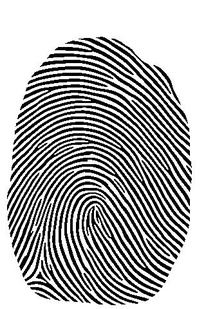
%> input picture src/Lab005/finger.jpg, 206 x 309 px, shrunk from 320 x 480 before the run
$ octave zadanie3.m   (GNU Octave 9; MATLAB toolbox functions it lacks are replaced by stand-ins)
%> lines starting %> are read from the running program, lines starting %| are printed output that depends on the picture
% Zadanie 3: Filtracja częstotliwościowa odcisku palca
close all; clear; clc;

% Krok 1: Wczytanie obrazu
I = imread('finger.jpg'); % Upewnij się, że plik istnieje w katalogu roboczym
%> I is the input picture: size 309x206 uint8; min 0, max 255, mean 171.7
if size(I,3) == 3
    I = rgb2gray(I);
end
I = im2double(I);
%> I: size 309x206 double

% Wyświetlenie oryginalnego obrazu
figure; imshow(I);
title('Oryginalny obraz daktyloskopijny');
exportgraphics(gcf, 'fingerprint_original.png', 'Resolution', 300);

% Krok 2: Obliczenie FFT 2D i przesunięcie środka
F = fft2(I);
F_shifted = fftshift(F);
magnitude = log(1 + abs(F_shifted));
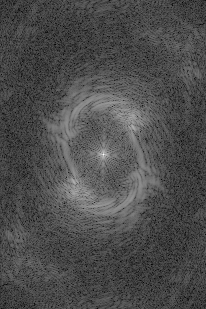
%> magnitude: size 309x206 double; min 0.118, max 10.67, mean 3.31; drawn with min black and max white

% Widmo częstotliwości
figure; imshow(magnitude, []);
title('Widmo częstotliwości (log)');
exportgraphics(gcf, 'fingerprint_fft_spectrum.png', 'Resolution', 300);

% Krok 3: Maska filtru środkowoprzepustowego
[rows, cols] = size(I);
%> rows = 309; cols = 206
[u, v] = meshgrid(-floor(cols/2):floor((cols-1)/2), -floor(rows/2):floor((rows-1)/2));
D = sqrt(u.^2 + v.^2);
D_low = 10;
D_high = 60;
H = double(D > D_low & D < D_high);

% Wyświetlenie maski
figure; imshow(H, []);
title('Maska filtru środkowoprzepustowego');
exportgraphics(gcf, 'fingerprint_filter_mask.png', 'Resolution', 300);

% Krok 4: Zastosowanie filtru w dziedzinie częstotliwości
F_filtered = F_shifted .* H;

% Krok 5: Odwrotna FFT - uzyskanie obrazu przefiltrowanego
I_filtered = real(ifft2(ifftshift(F_filtered)));
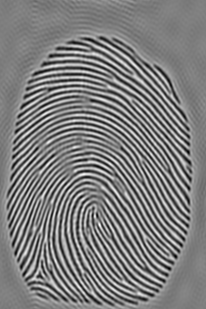
%> I_filtered: size 309x206 double; min -0.907, max 0.924, mean -2.23e-19; drawn with min black and max white
I_filtered = mat2gray(I_filtered);

% Krok 6: Porównanie wyników
figure;
subplot(1,2,1); imshow(I); title('Oryginalny');
subplot(1,2,2); imshow(I_filtered); title('Po filtracji Fouriera');
exportgraphics(gcf, 'fingerprint_comparison.png', 'Resolution', 300);

$ run again, with src/Lab005/coeff.png saved as src/Lab005/finger.jpg
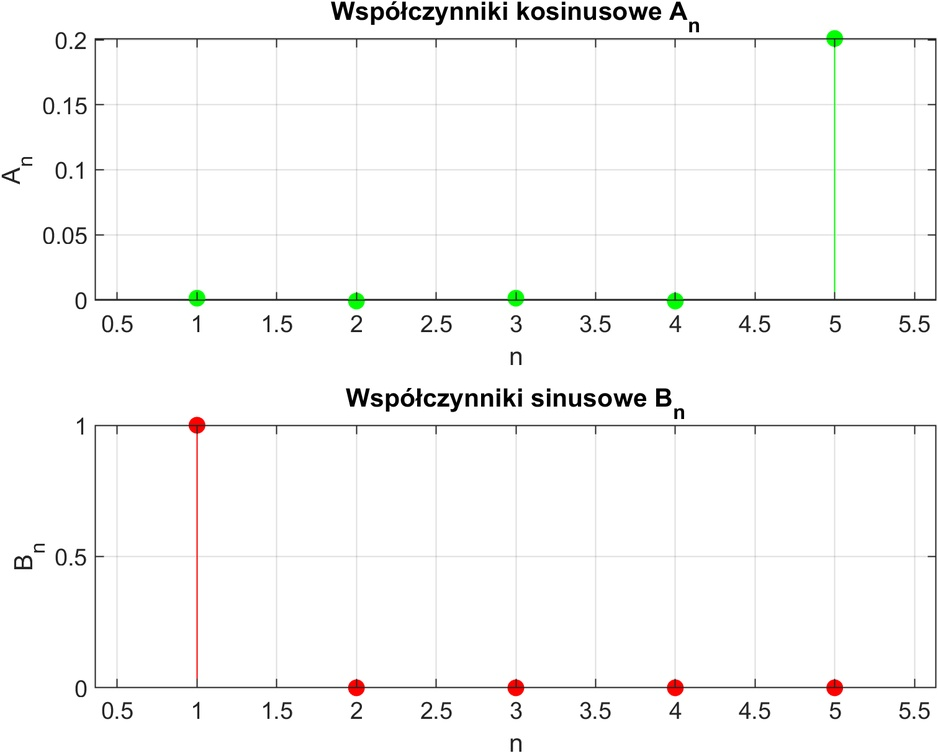
%> input picture src/Lab005/coeff.png, 938 x 753 px, shrunk from 1511 x 1213 before the run
%> I is the input picture: size 753x938x3 uint8; mean R, G, B 248.7, 248.7, 248.3
%> `magnitude = log(1 + abs(F_shifted));`:
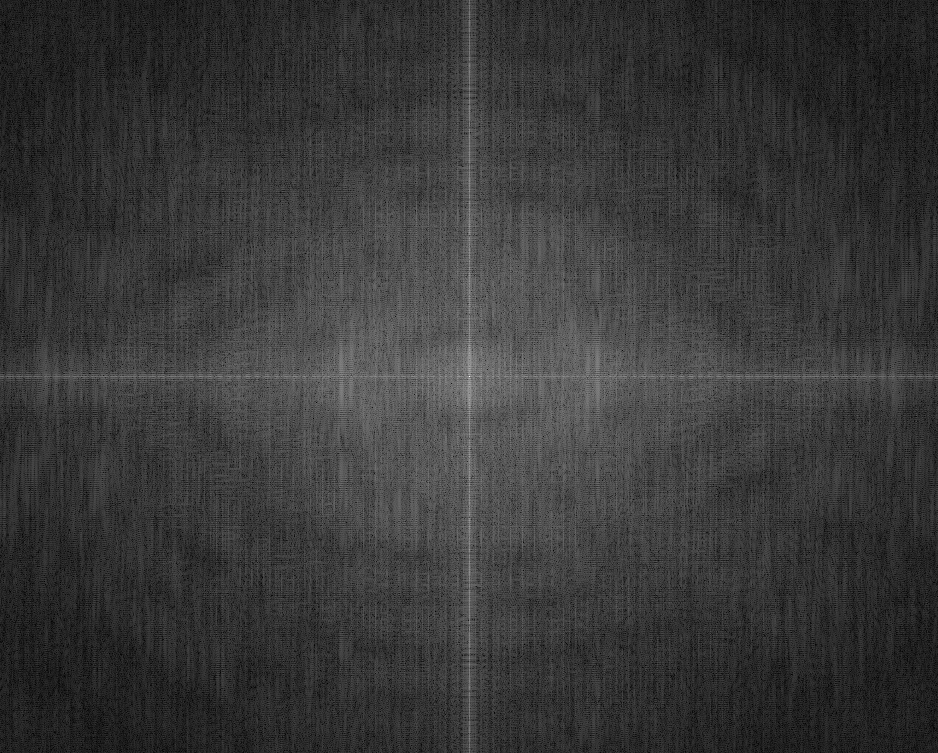
%> magnitude: size 753x938 double; min 0.00632, max 13.44, mean 3; drawn with min black and max white
%> `I_filtered = real(ifft2(ifftshift(F_filtered)));`:
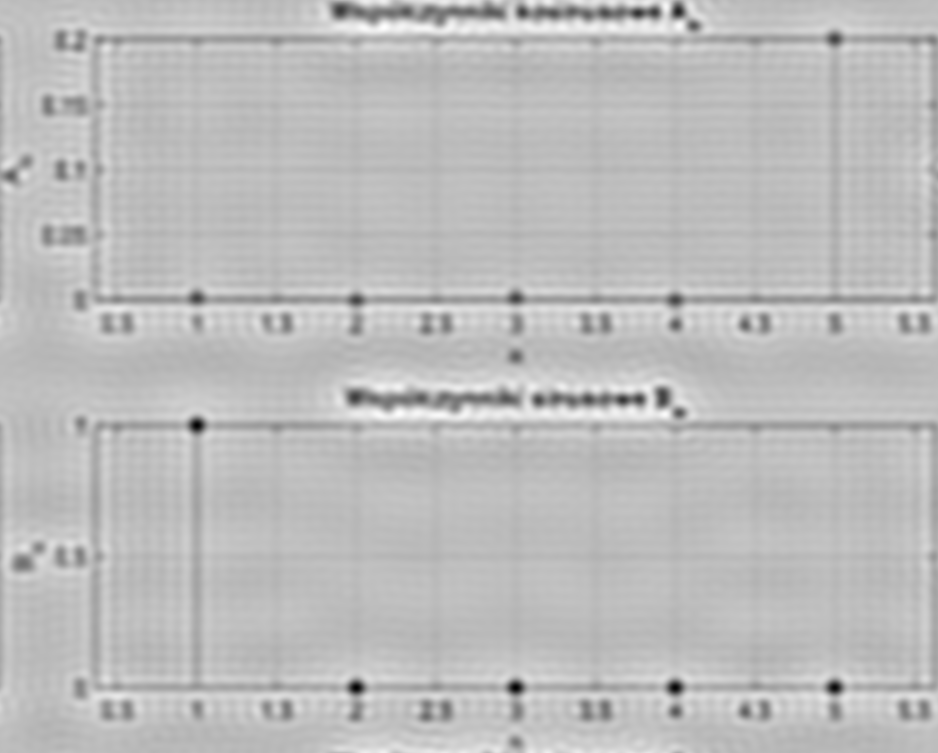
%> I_filtered: size 753x938 double; min -0.912, max 0.319, mean 3.42e-19; drawn with min black and max white
